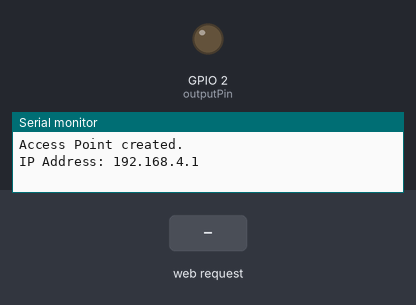
Recording of a program running on a simulated ESP32. Shown: output pins drawn as LEDs (lit = HIGH), the last lines printed to the serial monitor. Inputs (shaded band) come from the test bench.

Above: at 1.2 s.
1.3 s: HTTP request GET /on received
At 2.4 s:
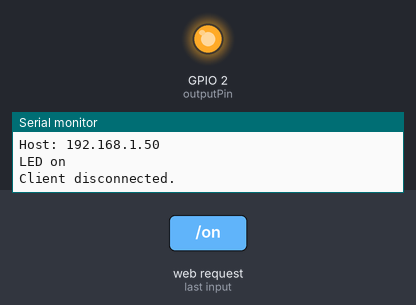
2.8 s: HTTP request GET /off received
At 3.5 s:
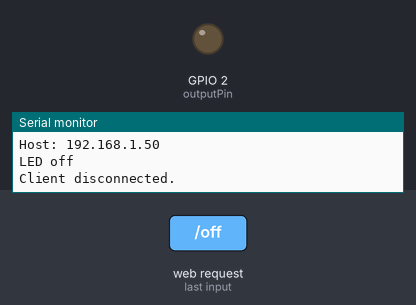
Timing chart, 0 to 5.8 s (numbered marks = the images above; inputs shaded):
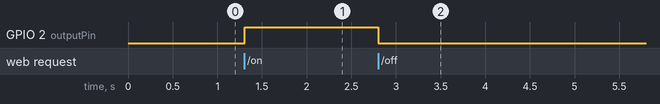

The program:

main.cpp
```cpp
#include <WiFi.h>

// Replace with your network credentials
const char* ssid = "SU13231";
const char* password = "12345678";

// Set web server port number to 80
WiFiServer server(80);

// Variable to store the HTTP request
String header;

// Auxiliar variables to store the current output state
String outputState = "off";

// Assign output variable to LED pin 2
const int outputPin = 2;

// Current time
unsigned long currentTime = millis();
// Previous time
unsigned long previousTime = 0;
// Define timeout time in milliseconds (example: 2000ms = 2s)
const long timeoutTime = 2000;

void setup() {
  Serial.begin(115200);
  // Initialize the output variable as an output
  pinMode(outputPin, OUTPUT);
  // Set output to LOW
  digitalWrite(outputPin, LOW);

  // Set up the Access Point
  WiFi.softAP(ssid, password);

  // Print local IP address and start web server
  Serial.println("");
  Serial.println("Access Point created.");
  Serial.print("IP Address: ");
  Serial.println(WiFi.softAPIP());
  server.begin();
}

void loop(){
  WiFiClient client = server.available();   // Listen for incoming clients

  if (client) {                             // If a new client connects,
    currentTime = millis();
    previousTime = currentTime;
    Serial.println("New Client.");          // Print a message out in the serial port
    String currentLine = "";                // Make a String to hold incoming data from the client
    while (client.connected() && currentTime - previousTime <= timeoutTime) {  // Loop while the client is connected
      currentTime = millis();
      if (client.available()) {             // If there are bytes to read from the client,
        char c = client.read();             // Read a byte, then
        Serial.write(c);                    // Print it out to the serial monitor
        header += c;
        if (c == '\n') {                    // If the byte is a newline character
          // If the current line is blank, you got two newline characters in a row.
          // That's the end of the client HTTP request, so send a response:
          if (currentLine.length() == 0) {
            // HTTP headers always start with a response code (e.g. HTTP/1.1 200 OK)
            // and a content-type so the client knows what's coming, then a blank line:
            client.println("HTTP/1.1 200 OK");
            client.println("Content-type:text/html");
            client.println("Connection: close");
            client.println();

            // Turns the GPIO on or off
            if (header.indexOf("GET /on") >= 0) {
              Serial.println("LED on");
              outputState = "on";
              digitalWrite(outputPin, HIGH);
            } else if (header.indexOf("GET /off") >= 0) {
              Serial.println("LED off");
              outputState = "off";
              digitalWrite(outputPin, LOW);
            }

            // Display the HTML web page
            client.println("<!DOCTYPE html><html>");
            client.println("<head><meta name=\"viewport\" content=\"width=device-width, initial-scale=1\">");
            client.println("<link rel=\"icon\" href=\"data:,\">");
            // CSS to style the on/off buttons
            // Feel free to change the background-color and font-size attributes to fit your preferences
            client.println("<style>html { font-family: Helvetica; display: inline-block; margin: 0px auto; text-align: center;}");
            client.println(".button { background-color: #4CAF50; border: none; color: white; padding: 16px 40px;");
            client.println("text-decoration: none; font-size: 30px; margin: 2px; cursor: pointer;}");
            client.println(".button2 {background-color: #555555;}</style></head>");

            // Web Page Heading
            client.println("<body><h1>ESP32 Web Server</h1>");

            // Display current state and ON/OFF button
            client.println("<p>LED - State " + outputState + "</p>");
            if (outputState=="off") {
              client.println("<p><a href=\"/on\"><button class=\"button\">ON</button></a></p>");
            } else {
              client.println("<p><a href=\"/off\"><button class=\"button button2\">OFF</button></a></p>");
            }
            client.println("</body></html>");

            // The HTTP response ends with another blank line
            client.println();
            // Break out of the while loop
            break;
          } else { // If you got a newline, then clear currentLine
            currentLine = "";
          }
        } else if (c != '\r') {  // If you got anything else but a carriage return character,
          currentLine += c;      // Add it to the end of the currentLine
        }
      }
    }
    // Clear the header variable
    header = "";
    // Close the connection
    client.stop();
    Serial.println("Client disconnected.");
    Serial.println("");
  }
}
```

Measured:
- after the input at 1.3 s, GPIO 2 (outputPin): LOW → HIGH at once
- after the input at 2.8 s, GPIO 2 (outputPin): HIGH → LOW at once
